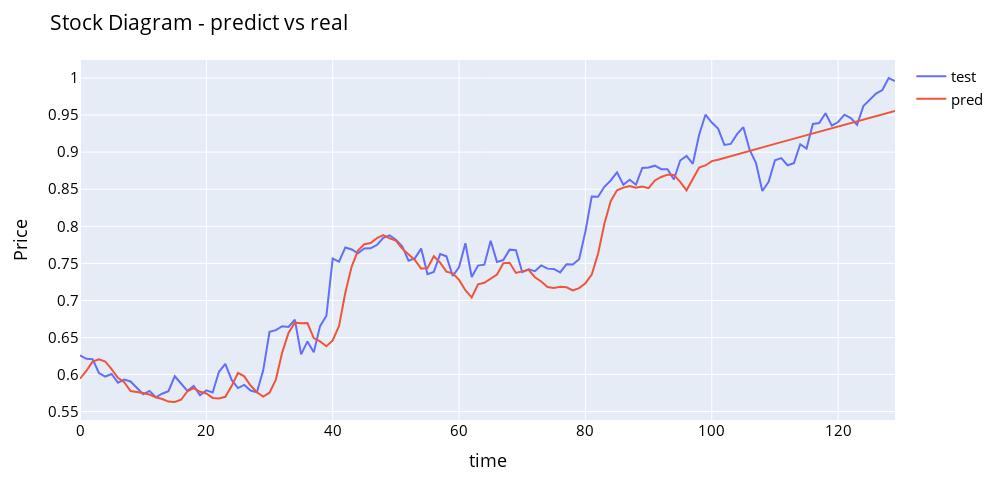

The notebook cell this image was saved under:
### Markdown cell above
### Predicting Next 30 Days

### Code cell
y_pred = model2.predict(X_test[:test_size])
y_next_n_days  = next_n_days(X_test[:test_size], n)

DF = pd.DataFrame()
DF[['time']] = pd.DataFrame(list(range(0, test_size + n, 1)))
DF[['test']] = pd.DataFrame(y_test)
DF[['pred']] = pd.DataFrame(np.concatenate((np.array(y_pred), np.array(y_next_n_days).reshape(n,1)), axis=0))
fig = px.line(DF, x=DF['time'], y=[DF['test'], DF['pred']],
             labels={'date': 'Date','value':'Price'},width=1000, height=500)
fig.update_layout(title_text='Stock Diagram - predict vs real', font_size=15, font_color='black',legend_title_text='')
fig.show()

### Figure 1 — Plotly figure (JSON) as saved in the notebook; plotly's stock layout.template omitted (floating-point values rounded to 4 significant figures; data arrays with more than 128 entries replaced by an {"elided": "..."} marker saying what was removed)
{"data": [{"hovertemplate": "variable=test<br>time=%{x}<br>Price=%{y}<extra></extra>", "legendgroup": "test", "line": {"color": "#636efa", "dash": "solid"}, "marker": {"symbol": "circle"}, "mode": "lines", "name": "test", "orientation": "v", "showlegend": true, "type": "scatter", "x": {"elided": "130 int values"}, "xaxis": "x", "y": {"elided": "130 float values"}, "yaxis": "y"}, {"hovertemplate": "variable=pred<br>time=%{x}<br>Price=%{y}<extra></extra>", "legendgroup": "pred", "line": {"color": "#EF553B", "dash": "solid"}, "marker": {"symbol": "circle"}, "mode": "lines", "name": "pred", "orientation": "v", "showlegend": true, "type": "scatter", "x": {"elided": "130 int values"}, "xaxis": "x", "y": {"elided": "130 float values"}, "yaxis": "y"}], "layout": {"font": {"color": "black", "size": 15}, "height": 500, "legend": {"title": {"text": ""}, "tracegroupgap": 0}, "margin": {"t": 60}, "title": {"text": "Stock Diagram - predict vs real"}, "width": 1000, "xaxis": {"anchor": "y", "domain": [0, 1], "title": {"text": "time"}}, "yaxis": {"anchor": "x", "domain": [0, 1], "title": {"text": "Price"}}}}
